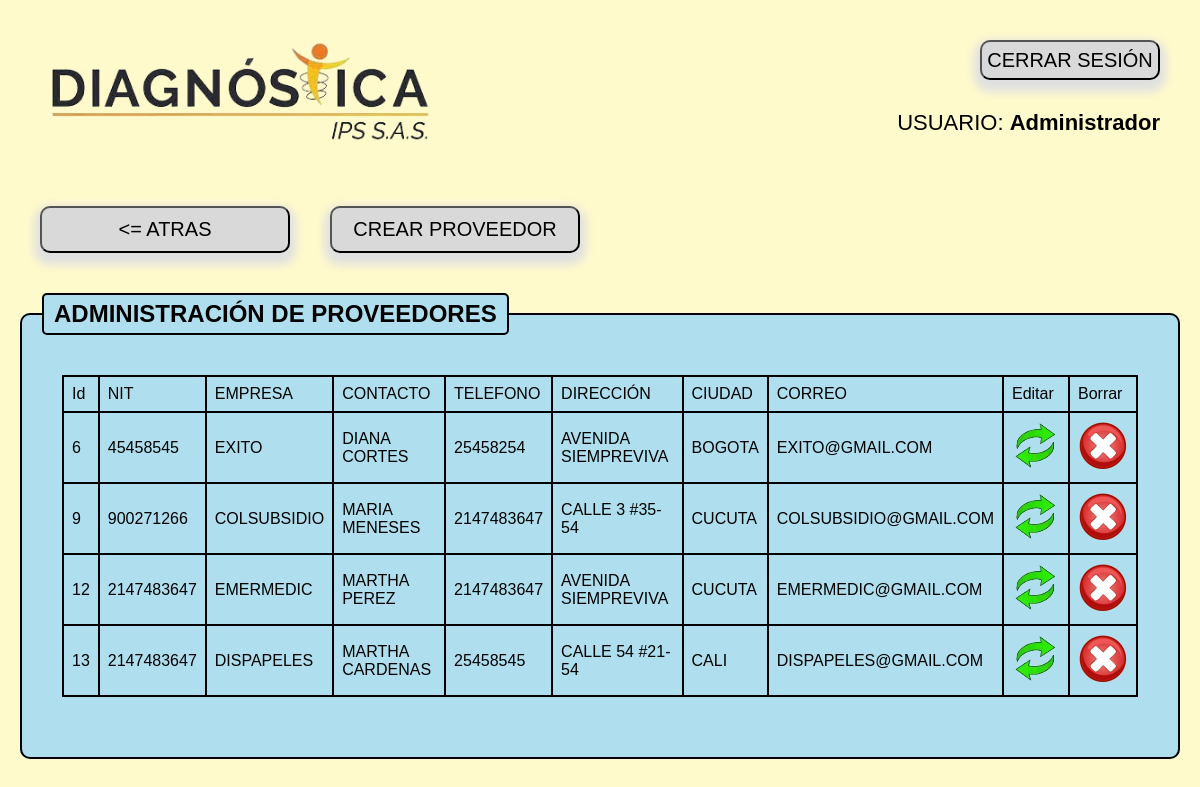
The app's page /usu_logistica/proveedores/proveedores.php (signed in) with its own data.
### tables this page shows
CREATE TABLE `proveedores` (
  `id` int(11) NOT NULL,
  `nit` int(250) NOT NULL,
  `empresa` varchar(250) NOT NULL,
  `contacto` varchar(250) NOT NULL,
  `telefono` int(10) NOT NULL,
  `direccion` varchar(250) NOT NULL,
  `ciudad` varchar(250) NOT NULL,
  `correo` varchar(100) NOT NULL
);

### usu_logistica/proveedores/proveedores.php (the view, shortened to what this page needs)
<!DOCTYPE html>
<html lang="es">
<head>
    <link rel="stylesheet" href="../../css/estilos_proveedore.css" />
</head>
<body>
    <div class="container">
        <nav class="navbar">
                <img class="logo-adm"src="../../images/logo-adm.png" alt="logo">
            <ul class="nav pull-right">
                <li>
                    <form method="post" action="../../desconectar.php">
                        <button type="submit" class="cerrar_sesion">CERRAR SESIÓN</button>
                    </form>
                </li>
                <li class="Usuario">USUARIO: <strong><?php echo $_SESSION['user']; ?></strong></li>
            </ul>
        </nav>
        <div class="row">
            <div class="container_btn">
                <form method="post" action="../index2.php">
                    <button type="submit" class="btn_atras"><= ATRAS</button>
                </form>
                <form method="post" action="crear_proveedor.php">
                    <button type="submit" class="btn_crear_proveedor">CREAR PROVEEDOR</button>
                </form>
            </div>
            <div class="col-xs-12">
                <div class="caption">
                    <fieldset>
                    <legend  style="font-size: 18pt"><b>ADMINISTRACIÓN DE PROVEEDORES</b></legend>
                    <div class="well">
                           <div class="row">
                               <div class="col-xs-12">
                                   <?php
                                        require("../../connect_db.php");
                                            $sql = "SELECT * FROM proveedores";
                                            $query = mysqli_query($mysqli, $sql);
                                            echo "<table class='table table-hover'>";
                                            echo "<tr class='warning'>";
                                            echo "<td>Id</td>";
                                            echo "<td>NIT</td>";
                                            echo "<td>EMPRESA</td>";
                                            echo "<td>CONTACTO</td>";
                                            echo "<td>TELEFONO</td>";
                                            echo "<td>DIRECCIÓN</td>";
                                            echo "<td>CIUDAD</td>";
                                            echo "<td>CORREO</td>";
                                            echo "<td>Editar</td>";
                                            echo "<td>Borrar</td>";
                                            echo "</tr>";
                                            while ($arreglo = mysqli_fetch_array($query)) {
                                            echo "<tr class='success'>";
                                            echo "<td>$arreglo[0]</td>";
                                            echo "<td>$arreglo[1]</td>";
                                            echo "<td>$arreglo[2]</td>";
                                            echo "<td>$arreglo[3]</td>";
                                            echo "<td>$arreglo[4]</td>";
                                            echo "<td>$arreglo[5]</td>";
                                            echo "<td>$arreglo[6]</td>";
                                            echo "<td>$arreglo[7]</td>";
                                            echo "<td><a href='actualizar_proveedor.php?id=$arreglo[0]'><img src='../../images/actualizar.png' class='img-rounded'></a></td>";
                                            echo "<td><a href='proveedores.php?id=$arreglo[0]&idborrar=2'><img src='../../images/eliminar.png' class='img-rounded'/></a></td>";
                                            echo "</tr>";
                                            }
                                            echo "</table>";
                                       ?>
                               </div>
                           </div>
                   </div>
                 </fieldset>
               </div>
           </div>
       </div>
    </div>
</body>
</html>

### css/estilos_proveedore.css (style rules this page uses)
* { margin: 0; padding: 0; box-sizing: border-box; }
body { font-family: Arial, sans-serif; background-color: #FFFACB; }
.container { background-color: #FFFACB; padding: 20px; }
.navbar { background-color:transparent; padding: 20px; margin-bottom: 10px; flex-direction: column; }
.navbar ul { list-style: none; display: flex; justify-content: flex-end; flex-direction: column; align-items: flex-end; }
.navbar ul li { margin-left: 10px; }
.logo-adm { position:absolute; width: 400px; }
.cerrar_sesion { background-color: #D9D9D9; margin: 0px 0px 30px 90px; width: 180px; height: 40px; border-radius: 10px; cursor: pointer; font-size: 20px; font-family:'Franklin Gothic Medium', 'Arial Narrow', Arial, sans-serif; box-shadow: 0 6px 10px 6px #e0e0e0; position: relative; }
.Usuario { color: black; font-size: 22px; }
.row { background-color:transparent; margin-bottom: 20px; }
.well { background-color: #afdfee; padding: 20px; border-radius: 20px; }
.container_btn { display: flex; }
.btn_atras { margin: 40px 20px; width: 250px; padding: 10px 20px; font-size: 20px; background-color: #D9D9D9; border-radius: 10px; font-family:'Franklin Gothic Medium', 'Arial Narrow', Arial, sans-serif; color: black; cursor: pointer; box-shadow: 0 6px 10px 6px #e0e0e0; }
.btn_crear_proveedor { margin: 40px 20px; width: 250px; padding: 10px 20px; font-size: 20px; background-color: #D9D9D9; border-radius: 10px; font-family:'Franklin Gothic Medium', 'Arial Narrow', Arial, sans-serif; color: black; cursor: pointer; box-shadow: 0 6px 10px 6px #e0e0e0; }
fieldset { background-color: #afdfee; border: 2px solid black; padding: 20px; margin-bottom: 20px; border-radius: 10px; }
legend { background-color: #afdfee; font-size: 20px; color: black; padding: 5px 10px; border: 2px solid black; border-radius: 5px; }
.table { width: 100%; border-collapse: collapse; }
.table th, .table td { padding: 8px; border: 2px solid black; border-radius: 10px; }

### records on screen
proveedores: id "6", nit "45458545", empresa "EXITO", contacto "DIANA CORTES", telefono "25458254", direccion "AVENIDA SIEMPREVIVA", ciudad "BOGOTA", correo "EXITO@GMAIL.COM"
proveedores: id "9", nit "900271266", empresa "COLSUBSIDIO", contacto "MARIA MENESES", telefono "2147483647", direccion "CALLE 3 #35-54", ciudad "CUCUTA", correo "COLSUBSIDIO@GMAIL.COM"
proveedores: id "12", nit "2147483647", empresa "EMERMEDIC", contacto "MARTHA PEREZ", telefono "2147483647", direccion "AVENIDA SIEMPREVIVA", ciudad "CUCUTA", correo "EMERMEDIC@GMAIL.COM"
proveedores: id "13", nit "2147483647", empresa "DISPAPELES", contacto "MARTHA CARDENAS", telefono "25458545", direccion "CALLE 54 #21-54", ciudad "CALI", correo "DISPAPELES@GMAIL.COM"

### other values on screen
$_SESSION['user'] "Administrador"
